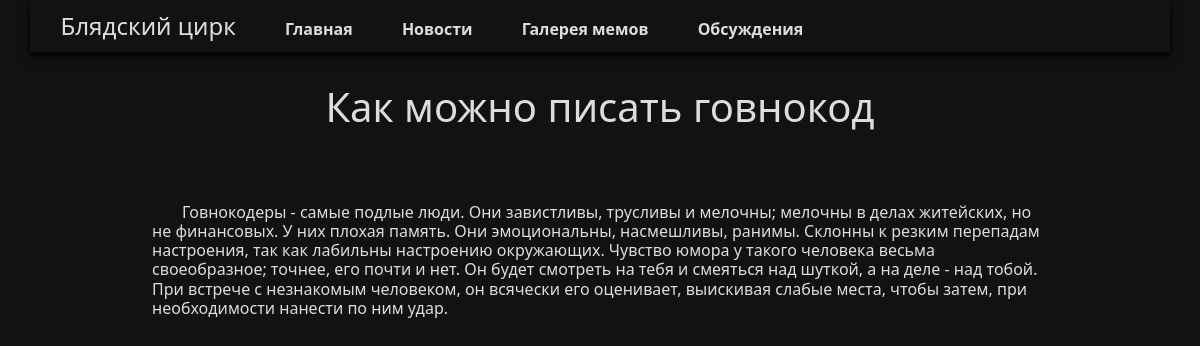
The app's page /blog/2/ with its own data.
### blog/models.py (models this page shows, shortened)
class Blog(models.Model):
    title = models.CharField(max_length=100, verbose_name="Название статьи")
    subtitle = models.CharField(max_length=2550000, verbose_name="Текст статьи")
    time = models.DateTimeField(auto_now=False, default=timezone.now, verbose_name="дата")
    class Meta:
        verbose_name = "Блоги"
        verbose_name_plural = "Блоги"

### blog/views.py (the view)
# urls.py: path('<int:blog_id>/', views.detail, name='detail'),
def detail(request, blog_id):
    blog = get_object_or_404(Blog, pk=blog_id)
    return render(request, 'blog/detail.html', {'blog': blog})

### blog/templates/blog/detail.html (shortened to what this page needs)
{% extends 'blog/base.html' %} {% load static %} {% block content %}
    <section>
        <div class="blog-content">
            <h1>{{ blog.title }}</h1>
            <br>
            <br>
            <h6>{{ blog.subtitle | safe }}</h6>
        </div>
    </section>
{% endblock %}

### portfolio/static/css/StyleCss.css (style rules this page uses)
h6 { text-indent: 30px; }
* { text-decoration: none; }
body { margin: 0 30px; }
body { color: #dedddd; background-color: rgb(18, 18, 18); }
.blog-content > h6 { text-decoration: none; color: #dedddd; font-weight: 400; text-align: left; margin: 8px; }
.blog-content > h1 { text-decoration: none; color: #dedddd; font-weight: 400; text-align: center; margin: 8px; text-align: center; }
section { padding: 2% 10%; }

### records on screen
Blog: title "Как можно писать говнокод", subtitle "Говнокодеры - самые подлые люди. Они завистливы, трусливы и мелочны; мелочны в делах житейских, но не финансовых. У них плохая память. Они эмоциональны, насмешливы, ранимы. Склонны к резким перепадам настроения, так как лабильны настроению окружающих. Чувство юмора у такого человека весьма своеобразное; точнее, его почти и нет. Он будет смотреть на тебя и смеяться над шуткой, а на деле - над тобой. При встрече с незнакомым человеком, он всячески его оценивает, выискивая слабые места, чтобы затем, при необходимости нанести по ним удар."
